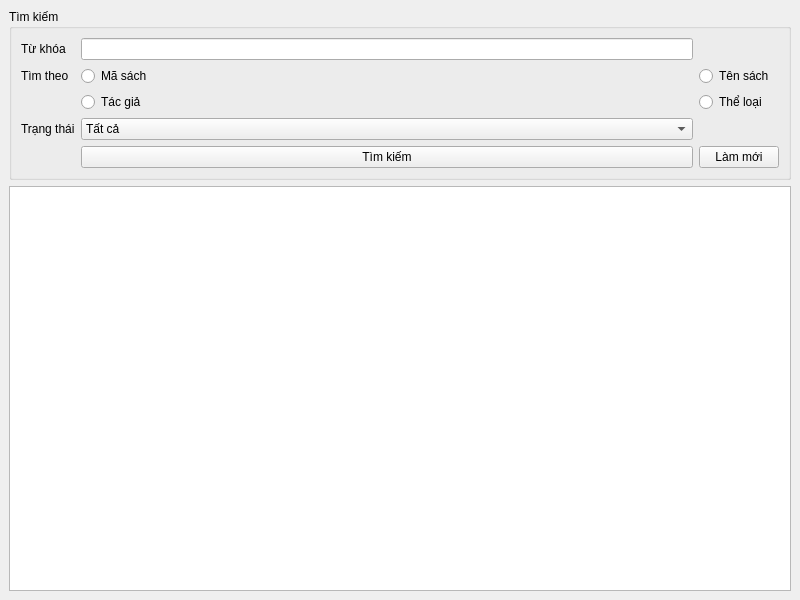
<?xml version="1.0" encoding="UTF-8"?>
<ui version="4.0">
 <class>MainWindow</class>
 <widget class="QMainWindow" name="SearchWindow">
  <property name="geometry">
   <rect>
    <x>0</x>
    <y>0</y>
    <width>800</width>
    <height>600</height>
   </rect>
  </property>
  <property name="windowTitle">
   <string>Tìm kiếm sách</string>
  </property>
  <widget class="QWidget" name="centralwidget">
   <layout class="QVBoxLayout">

    <item>
     <widget class="QGroupBox" name="groupBox">
      <property name="title">
       <string>Tìm kiếm</string>
      </property>
      <layout class="QGridLayout">

       <item row="0" column="0">
        <widget class="QLabel">
         <property name="text">
          <string>Từ khóa</string>
         </property>
        </widget>
       </item>

       <item row="0" column="1">
        <widget class="QLineEdit" name="txtKeyword"/>
       </item>

       <item row="1" column="0">
        <widget class="QLabel">
         <property name="text">
          <string>Tìm theo</string>
         </property>
        </widget>
       </item>

       <item row="1" column="1">
        <widget class="QRadioButton" name="radioMaSach">
         <property name="text">
          <string>Mã sách</string>
         </property>
        </widget>
       </item>

       <item row="1" column="2">
        <widget class="QRadioButton" name="radioTenSach">
         <property name="text">
          <string>Tên sách</string>
         </property>
        </widget>
       </item>

       <item row="2" column="1">
        <widget class="QRadioButton" name="radioTacGia">
         <property name="text">
          <string>Tác giả</string>
         </property>
        </widget>
       </item>

       <item row="2" column="2">
        <widget class="QRadioButton" name="radioTheLoai">
         <property name="text">
          <string>Thể loại</string>
         </property>
        </widget>
       </item>

       <item row="3" column="0">
        <widget class="QLabel">
         <property name="text">
          <string>Trạng thái</string>
         </property>
        </widget>
       </item>

       <item row="3" column="1">
        <widget class="QComboBox" name="cbTrangThai">
         <item>
          <property name="text">
           <string>Tất cả</string>
          </property>
         </item>
         <item>
          <property name="text">
           <string>Còn sách</string>
          </property>
         </item>
         <item>
          <property name="text">
           <string>Đang mượn</string>
          </property>
         </item>
        </widget>
       </item>

       <item row="4" column="1">
        <widget class="QPushButton" name="btnSearch">
         <property name="text">
          <string>Tìm kiếm</string>
         </property>
        </widget>
       </item>

       <item row="4" column="2">
        <widget class="QPushButton" name="btnRefresh">
         <property name="text">
          <string>Làm mới</string>
         </property>
        </widget>
       </item>

      </layout>
     </widget>
    </item>

    <item>
     <widget class="QTableWidget" name="tableSearch"/>
    </item>

   </layout>
  </widget>
 </widget>
 <resources/>
 <connections/>
</ui>
